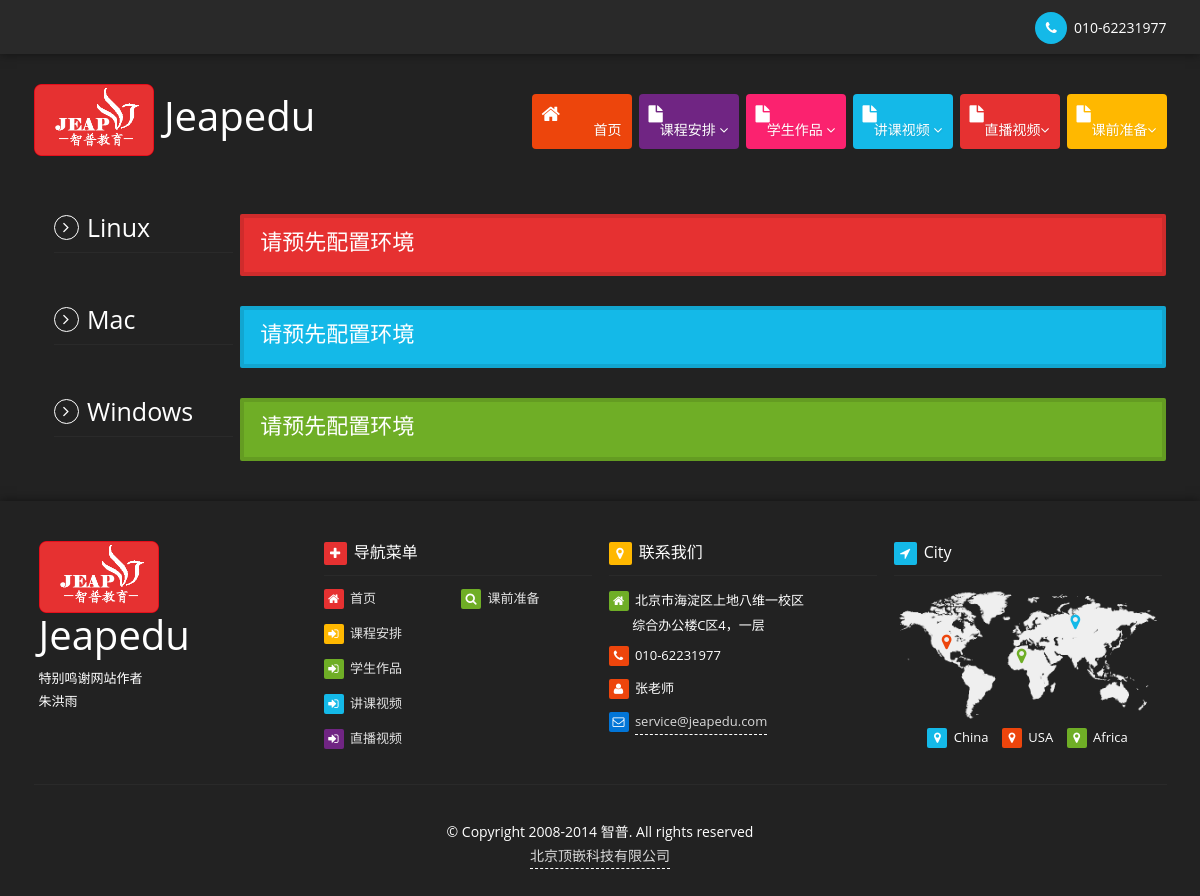
The page /ready on the database its author committed.
### Jeapedu_Live/models.py (models this page shows)
class TextInfo(models.Model):
	text		= models.TextField(blank=True,null=True)#不常修改文本
	tagname		= models.CharField(max_length=1024,blank=True,null=True)

class ImgInfo(models.Model):
	image		= models.ImageField(upload_to='image',blank=True,null=True)#不常修改图片
	tagname		= models.CharField(max_length=1024,blank=True,null=True)
	def image_tag(self):
		print self.image
		if self.image.name[0] == '/':
			return u'<img style="width:60px; height:60px;"src="%s" />' % self.image
		return u'<img style="width:60px; height:60px;"src="/static/%s" />' % self.image
	image_tag.short_description = 'Image'
	image_tag.allow_tags = True

### Jeapedu_Live/views.py (the view)
# urls.py: url(r'^ready$', 'Jeapedu_Live.views.ready', name='ready'),
def ready(request):
	rea = Ready.objects.all()
	d = {}
	if len(rea):
		d['rea'] = rea[0]
	alltext = TextInfo.objects.all()
	allimg = ImgInfo.objects.all()
	for text in alltext:
		d[text.tagname] = text.text
	for img in allimg:
		d[img.tagname] = img.image
	return render_to_response('ready.html', d, context_instance=RequestContext(request))

### Jeapedu_Live/templates/ready.html (shortened to what this page needs)
{% extends "base.html" %}
{% block content%}
			<div class="inner-page">
				<div class="container">
					<div class="page-mainbar resume">
						<div class="resume-content">
							<div class="row">
								<div class="col-md-2 col-sm-4">
									<h3><i class="fa fa-angle-right"></i> Linux</h3>
								</div>
								<div class="col-md-10 col-sm-8">
									<div class="resume-details br-red animated">
										<h4>请预先配置环境</h4>
									</div>
								</div>
							</div>
						</div>
						<div class="resume-content">
							<div class="row">
								<div class="col-md-2 col-sm-4">
									<h3><i class="fa fa-angle-right"></i> Mac</h3>
								</div>
								<div class="col-md-10 col-sm-8">
									<div class="resume-details br-lblue animated">
										<h4>请预先配置环境</h4>
									</div>
								</div>
							</div>
						</div>
						<div class="resume-content">
							<div class="row">
								<div class="col-md-2 col-sm-4">
									<h3><i class="fa fa-angle-right"></i> Windows</h3>
								</div>
								<div class="col-md-10 col-sm-8">
									<div class="resume-details br-green animated">
										<h4>请预先配置环境</h4>
									</div>
								</div>
							</div>
						</div>
					</div>
				</div>
			</div>
{%endblock%}

### Jeapedu_Live/templates/base.html (shortened to what this page needs)
<!DOCTYPE html>
<html>
	<head>
		<link href="static/css/bootstrap.min.css" rel="stylesheet">
		<link href="static/css/animate.min.css" rel="stylesheet">
		<link href="static/css/settings.css" rel="stylesheet">
		<link href="static/css/prettyPhoto.css" rel="stylesheet">
		<link href="static/css/jquery.countdown.css" rel="stylesheet">
		<link href="static/css/font-awesome.min.css" rel="stylesheet">
		<link href="static/css/style.css" rel="stylesheet">
	</head>
	<body>
		<div class="wrapper white">
			<div class="header">
				<div class="header-info">
					<div class="container">
						<div class="row">
							<div class="col-md-4 col-sm-4">
							</div>
							<div class="col-md-4 col-sm-4">
							</div>
							<div class="col-md-4 col-sm-4">
								<div class="contact-info">
									<span><i class="fa fa-phone br-lblue"></i> <strong>{{tag1002|default:"010-62231977"}}</strong></span>
								</div>
							</div>
						</div>
					</div>
				</div>
				<div class="header-navigation">
					<div class="container">
						<div class="row">
							<div class="col-md-4">
								<div class="logo">
									<h1><a href="/"><img style="width:120px; height:72px;" src="{{tagimg1032|default:'/static/img/logo.png'}}"/> {{tag1003|default:"Jeapedu"}}</a></h1>
								</div>
							</div>
							<div class="col-md-8">
								<nav class="navbar navbar-default" role="navigation">
									<div class="collapse navbar-collapse" id="bs-example-navbar-collapse-1">
										<ul class="nav navbar-nav navbar-right" >
											<li>
												<a href="/" class="br-orange">
													<i class="fa fa-home link-icon"></i>
													<span class="link-title">{{tag1005|default:"首页"}}</span>
												</a>
											</li>
											<li class="dropdown">
												<a href="/courses" class="br-purple">
													<i class="fa fa-file link-icon"></i>
													<span class="link-title">{{tag1006|default:"课程安排"}} <b class="fa fa-angle-down"></b></span>
												</a>
											</li>
											<li class="dropdown">
												<a href="/student" class="br-pink">
													<i class="fa fa-file link-icon"></i>
													<span class="link-title">{{tag1007|default:"学生作品"}} <b class="fa fa-angle-down"></b></span>
												</a>
											</li>
											<li class="dropdown">
												<a href="/taped" class="br-lblue">
													<i class="fa fa-file link-icon"></i>
													<span class="link-title">{{tag1008|default:"讲课视频"}} <b class="fa fa-angle-down"></b></span>
												</a>
											</li>
											<li>
												<a href="/live" class="br-red">
													<i class="fa fa-file link-icon"></i>
													<span class="link-title">{{tag1009|default:"直播视频"}}<b class="fa fa-angle-down"></b></span>
												</a>
											</li>
											<li>
												<a href="/ready" class="br-yellow">
													<i class="fa fa-file link-icon"></i>
													<span class="link-title">{{tag1010|default:"课前准备"}}<b class="fa fa-angle-down"></b></span>
												</a>
											</li>
										</ul>
									</div>
								</nav>
							</div>
						</div>
					</div>
				</div>
			</div>
{% block content%}{%endblock%}
			<div class="footer">
				<div class="container">
					<div class="row">
						<div class="col-md-3 col-sm-6">
							<div class="footer-widget">
								<h2><a href="/"><img style="width:120px; height:72px;" src="{{tagimg1033|default:'/static/img/logo.png'}}"/> {{tag1011|default:"Jeapedu"}}</a></h2>
								<p style="padding-top:10px;">{{tag1012|default:"特别鸣谢网站作者"}}</p>
								<p>{{tag1013|default:"朱洪雨"}}</p>
							</div>
						</div>
						<div class="col-md-3 col-sm-6">
							<div class="footer-widget">
								<h5><i class="fa fa-plus br-red"></i> {{tag1014|default:"导航菜单"}}</h5>
								<div class="row">
									<div class="col-md-6 col-sm-6 col-xs-6">
										<ul class="list-unstyled">
											<li><a href="/"><i class="fa fa-home br-red"></i> {{tag1015|default:"首页"}}</a></li>
											<li><a href="courses"><i class="fa fa-sign-in br-yellow"></i> {{tag1016|default:"课程安排"}}</a></li>
											<li><a href="/student"><i class="fa fa-sign-in br-green"></i> {{tag1017|default:"学生作品"}}</a></li>
											<li><a href="/taped"><i class="fa fa-sign-in br-lblue"></i> {{tag1018|default:"讲课视频"}}</a></li>
											<li><a href="/live"><i class="fa fa-sign-in br-purple"></i> {{tag1019|default:"直播视频"}}</a></li>
										</ul>
									</div>
									<div class="col-md-6 col-sm-6 col-xs-6">
										<ul class="list-unstyled">
											<li><a href="/ready"><i class="fa fa-search br-green"></i> {{tag1020|default:"课前准备"}}</a></li>
										</ul>
									</div>
								</div>
							</div>
						</div>
						<div class="col-md-3 col-sm-6">
							<div class="footer-widget">
								<h5><i class="fa fa-map-marker br-yellow"></i> {{tag1021|default:"联系我们"}}</h5>
								<address>
									<i class="fa fa-home br-green"></i> {{tag1022|default:"北京市海淀区上地八维一校区"}} <br />
									&nbsp; &nbsp; &nbsp; &nbsp;{{tag1023|default:"综合办公楼C区4，一层"}}  <br />
									<span><i class="fa fa-phone br-orange"></i> {{tag1024|default:"010-62231977"}}</span>
									<span><i class="fa fa-user br-orange"></i> {{tag1025|default:"张老师"}}</span>
									<span><i class="fa fa-envelope-o br-blue"></i> <a href="#">{{tag1026|default:"service@jeapedu.com"}}</a></span>
								</address>
							</div>
						</div>
						<div class="col-md-3 col-sm-6">
							<div class="footer-widget">
								<h5><i class="fa fa-location-arrow br-lblue"></i> {{tag1027|default:"City"}}</h5>
								<div class="map">
									<img src="{{tagimg1034|default:'/static/img/map.png'}}" class="img-responsive" alt="" />
									<i class="fa fa-map-marker marker china lblue"></i>
									<i class="fa fa-map-marker marker usa orange"></i>
									<i class="fa fa-map-marker marker africa green"></i>
								</div>
								<span class="location-name">
									<i class="fa fa-map-marker br-lblue"></i> {{tag1028|default:"China"}} &nbsp;&nbsp;
									<i class="fa fa-map-marker br-orange"></i> {{tag1029|default:"USA"}} &nbsp;&nbsp;
									<i class="fa fa-map-marker br-green"></i> {{tag1030|default:"Africa"}}
								</span>
							</div>
						</div>
					</div>
					<div class="footer-copyright">
						<p>&copy; {{tag1031|default:"Copyright 2008-2014 智普. All rights reserved"}} </p>
						<p><a href="#">{{tag1032|default:"北京顶嵌科技有限公司"}}</a></p>
					</div>
				</div>
			</div>
		</div>
	</body>
</html>

### rows shown on the page
TextInfo: text "010-62231977"
ImgInfo: image (picture)
TextInfo: text "Jeapedu"
TextInfo: text "首页"
TextInfo: text "课程安排"
TextInfo: text "学生作品"
TextInfo: text "讲课视频"
TextInfo: text "直播视频"
TextInfo: text "课前准备"
ImgInfo: image (picture)
TextInfo: text "Jeapedu"
TextInfo: text "特别鸣谢网站作者"
TextInfo: text "朱洪雨"
TextInfo: text "导航菜单"
TextInfo: text "首页"
TextInfo: text "课程安排"
TextInfo: text "学生作品"
TextInfo: text "讲课视频"
TextInfo: text "直播视频"
TextInfo: text "课前准备"
TextInfo: text "联系我们"
TextInfo: text "北京市海淀区上地八维一校区"
TextInfo: text "综合办公楼C区4，一层"
TextInfo: text "010-62231977"
TextInfo: text "张老师"
TextInfo: text "service@jeapedu.com"
TextInfo: text "City"
ImgInfo: image (picture)
TextInfo: text "China"
TextInfo: text "USA"
TextInfo: text "Africa"
TextInfo: text "Copyright 2008-2014 智普. All rights reserved"
TextInfo: text "北京顶嵌科技有限公司"
